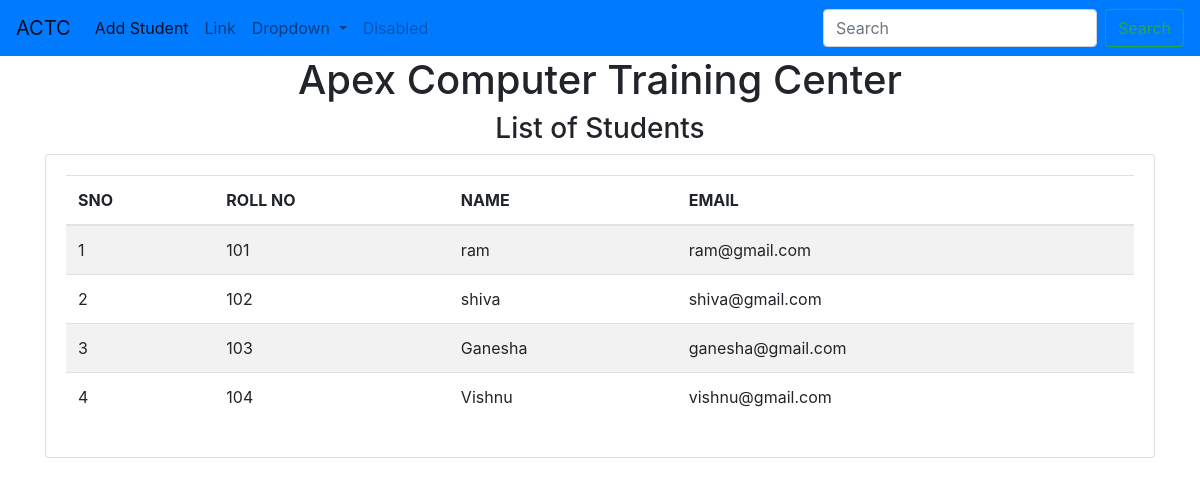
/students/, run on an earlier commit of the app's database.
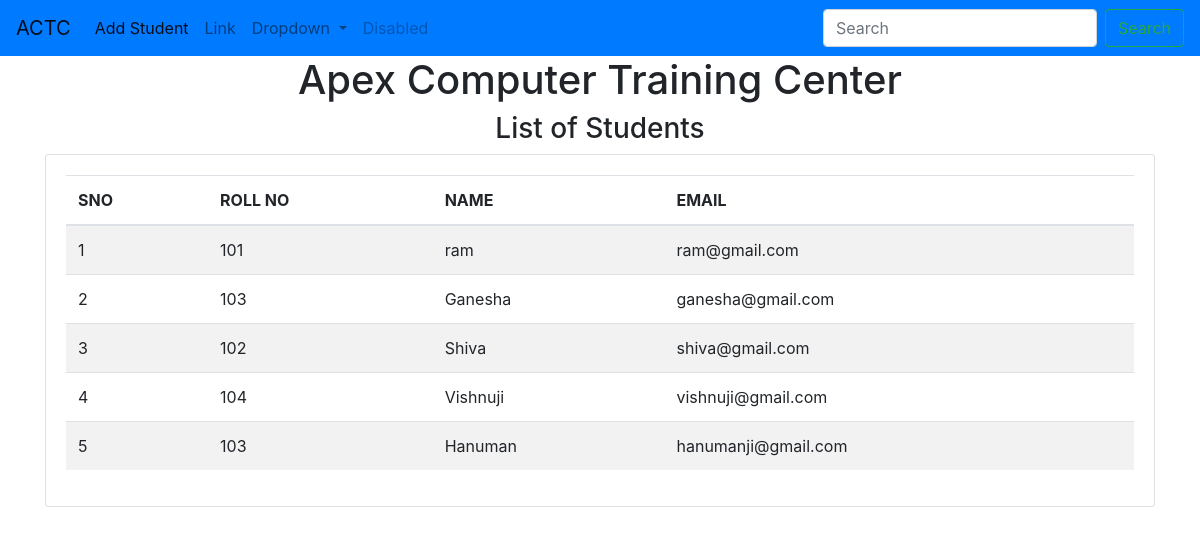
And on a later commit of the database.
### students/models.py (models this page shows)
class Student(models.Model):
    roll=models.CharField(max_length=100)
    name=models.CharField(max_length=50)
    email=models.CharField(max_length=150)

### students/views.py (the view)
# urls.py: 2. Add a URL to urlpatterns:  path('', views.home, name='home')
def home (request):
    totalstudent = Student.objects.all()
    return render(request,"students/home.html",{'studentall':totalstudent})

### templates/students/home.html (shortened to what this page needs)
<!doctype html>
<html lang="en">
  <head>
    <link rel="stylesheet" href="https://cdn.jsdelivr.net/npm/bootstrap@4.0.0/dist/css/bootstrap.min.css">
  </head>
  <body>
    {% include 'students/navbar.html' %}
    <h1 class="text-center">Apex Computer Training Center</h1>
    <h3 class="text-center">List of Students</h3>
    <div class="container">
      <div class="row">
        <div class="col-md-12">
          <div class="card">
            <div class="card-body">
              <table class="table table-striped">
                <thead>
                  <tr>
                    <th>SNO</th>
                    <th>ROLL NO</th>
                    <th>NAME</th>
                    <th>EMAIL</th>
                  </tr>
                </thead>
                <tbody>
                  {% for s in studentall %}
                  <tr>
                    <td>{{forloop.counter}}</td>
                    <td>{{s.roll}}</td>
                    <td>{{s.name}}</td>
                    <td>{{s.email}}</td>
                  </tr>
                  {% endfor%}
                </tbody>
              </table>
            </div>
          </div>
        </div>
      </div>
    </div>
  </body>
</html>

### templates/students/navbar.html (shortened to what this page needs)
<nav class="navbar navbar-expand-lg navbar-light bg-primary">
  <a class="navbar-brand" href="/students/home/">ACTC</a>
  <div class="collapse navbar-collapse" id="navbarSupportedContent">
    <ul class="navbar-nav mr-auto">
      <li class="nav-item active">
        <a class="nav-link" href="/students/add_student/">Add Student <span class="sr-only">(current)</span></a>
      </li>
      <li class="nav-item">
        <a class="nav-link" href="#">Link</a>
      </li>
      <li class="nav-item dropdown">
        <a class="nav-link dropdown-toggle" href="#" id="navbarDropdown" role="button" data-toggle="dropdown" aria-haspopup="true" aria-expanded="false">
          Dropdown
        </a>
      </li>
      <li class="nav-item">
        <a class="nav-link disabled" href="#">Disabled</a>
      </li>
    </ul>
    <form class="form-inline my-2 my-lg-0">
      <input class="form-control mr-sm-2" type="search" placeholder="Search" aria-label="Search">
      <button class="btn btn-outline-success my-2 my-sm-0" type="submit">Search</button>
    </form>
  </div>
</nav>

What changed in the data, as far as the page shows it:
removed Student: roll "102", name "shiva", email "shiva@gmail.com"
removed Student: roll "104", name "Vishnu", email "vishnu@gmail.com"
added Student: roll "102", name "Shiva", email "shiva@gmail.com"
added Student: roll "104", name "Vishnuji", email "vishnuji@gmail.com"
added Student: roll "103", name "Hanuman", email "hanumanji@gmail.com"
